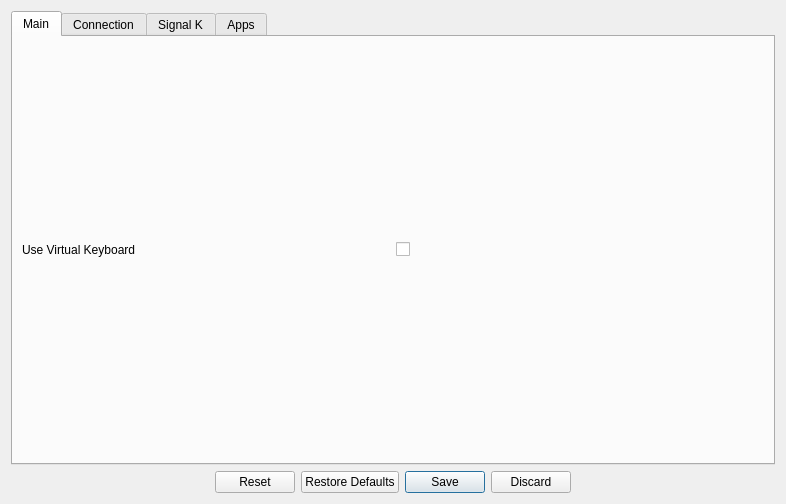
<?xml version="1.0" encoding="UTF-8"?>
<ui version="4.0">
 <class>Settings</class>
 <widget class="QWidget" name="Settings">
  <property name="geometry">
   <rect>
    <x>0</x>
    <y>0</y>
    <width>786</width>
    <height>504</height>
   </rect>
  </property>
  <property name="windowTitle">
   <string>Settings</string>
  </property>
  <layout class="QGridLayout" name="gridLayout_2">
   <item row="0" column="0">
    <layout class="QVBoxLayout" name="verticalLayout">
     <item>
      <widget class="QTabWidget" name="tabWidget">
       <property name="currentIndex">
        <number>0</number>
       </property>
       <widget class="QWidget" name="tab_main">
        <attribute name="title">
         <string>Main</string>
        </attribute>
        <layout class="QGridLayout" name="gridLayout_1">
            <item row="0" column="1">
      <widget class="QLabel" name="label_virtualkeyboard">
       <property name="text">
        <string>Use Virtual Keyboard</string>
       </property>
      </widget>
     </item>
     <item row="0" column="2">
      <widget class="QCheckBox" name="checkBox_virtualkeboard">
       <property name="text">
        <string/>
       </property>
      </widget>
     </item>
        </layout>
       </widget>
       <widget class="QWidget" name="tab_connection">
        <attribute name="title">
         <string>Connection</string>
        </attribute>
        <layout class="QGridLayout" name="gridLayout_3">
         <item row="2" column="1">
          <widget class="QPushButton" name="pushButton_connect">
           <property name="text">
            <string>Connect</string>
           </property>
          </widget>
         </item>
         <item row="4" column="1">
          <widget class="QPushButton" name="pushButton_restart">
           <property name="text">
            <string>Restart</string>
           </property>
          </widget>
         </item>
         <item row="0" column="1">
          <layout class="QGridLayout" name="gridLayout">
           <property name="horizontalSpacing">
            <number>-1</number>
           </property>
           <item row="2" column="2">
            <widget class="QLineEdit" name="lineEdit_username">
             <property name="text">
              <string>admin</string>
             </property>
            </widget>
           </item>
           <item row="1" column="2">
            <widget class="QComboBox" name="comboBox_signalkserverurl">
             <property name="editable">
              <bool>true</bool>
             </property>
             <property name="currentText">
              <string notr="true">http://localhost:3000</string>
             </property>
             <item>
              <property name="text">
               <string notr="true">http://localhost:3000</string>
              </property>
             </item>
            </widget>
           </item>
           <item row="3" column="1">
            <widget class="QLabel" name="label_password">
             <property name="text">
              <string>Password</string>
             </property>
            </widget>
           </item>
           <item row="1" column="1">
            <widget class="QLabel" name="label_signalkserverurl">
             <property name="text">
              <string>Signal K Server URL</string>
             </property>
            </widget>
           </item>
           <item row="3" column="2">
            <widget class="QLineEdit" name="lineEdit_password">
             <property name="text">
              <string>password</string>
             </property>
             <property name="echoMode">
              <enum>QLineEdit::PasswordEchoOnEdit</enum>
             </property>
            </widget>
           </item>
           <item row="2" column="1">
            <widget class="QLabel" name="label_username">
             <property name="text">
              <string>Username</string>
             </property>
            </widget>
           </item>
          </layout>
         </item>
         <item row="1" column="1">
          <widget class="QTextEdit" name="textEdit_message">
           <property name="readOnly">
            <bool>true</bool>
           </property>
          </widget>
         </item>
         <item row="3" column="1">
          <widget class="QPushButton" name="pushButton_stop">
           <property name="text">
            <string>Stop</string>
           </property>
          </widget>
         </item>
        </layout>
       </widget>
       <widget class="QWidget" name="tab_signalk">
        <attribute name="title">
         <string>Signal K</string>
        </attribute>
       </widget>
       <widget class="QWidget" name="tab_apps">
        <attribute name="title">
         <string>Apps</string>
        </attribute>
       </widget>
      </widget>
     </item>
     <item>
      <widget class="QDialogButtonBox" name="buttonBox">
       <property name="standardButtons">
        <set>QDialogButtonBox::Discard|QDialogButtonBox::Reset|QDialogButtonBox::RestoreDefaults|QDialogButtonBox::Save</set>
       </property>
       <property name="centerButtons">
        <bool>true</bool>
       </property>
      </widget>
     </item>
    </layout>
   </item>
  </layout>
 </widget>
 <resources/>
 <connections/>
</ui>
